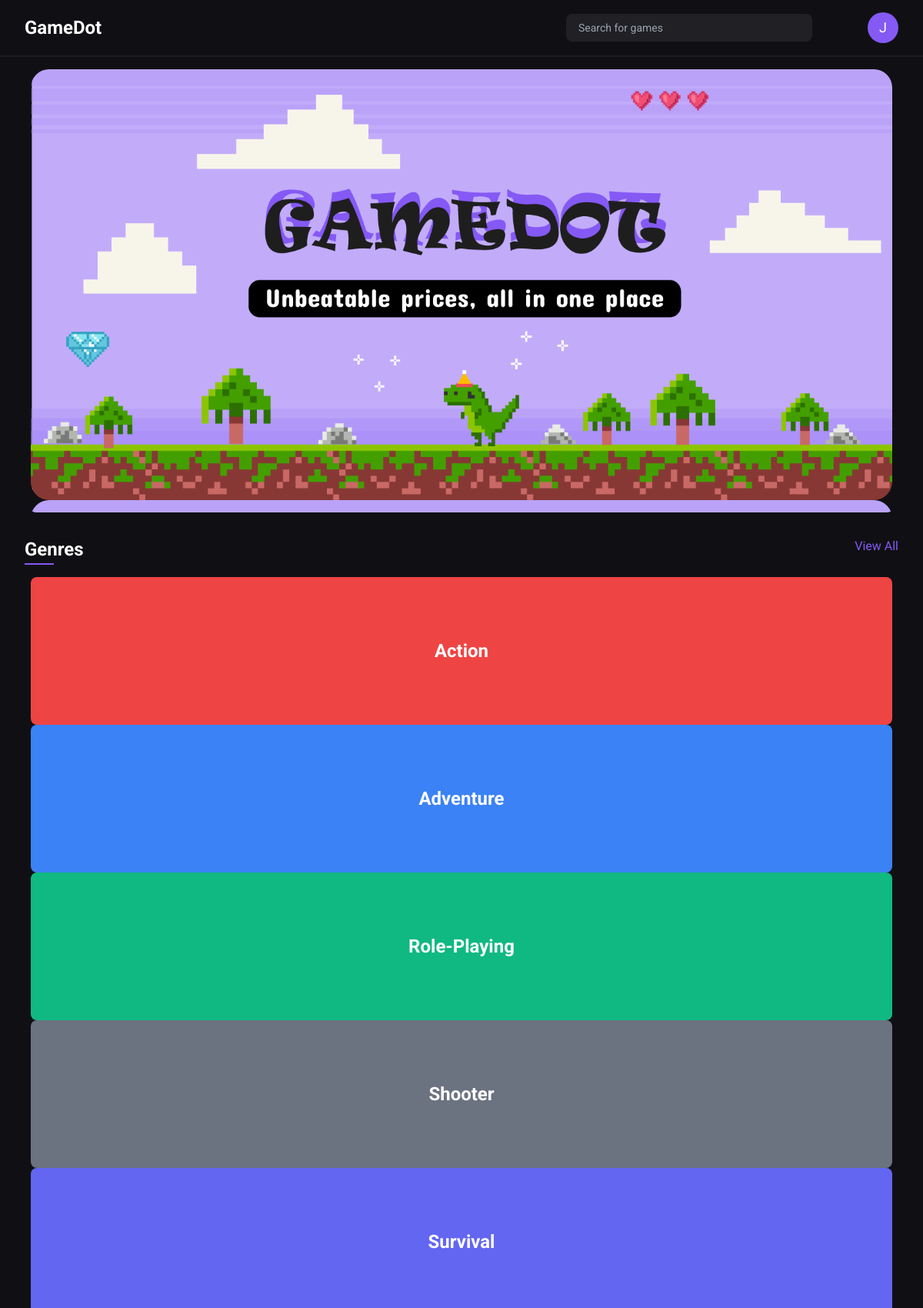
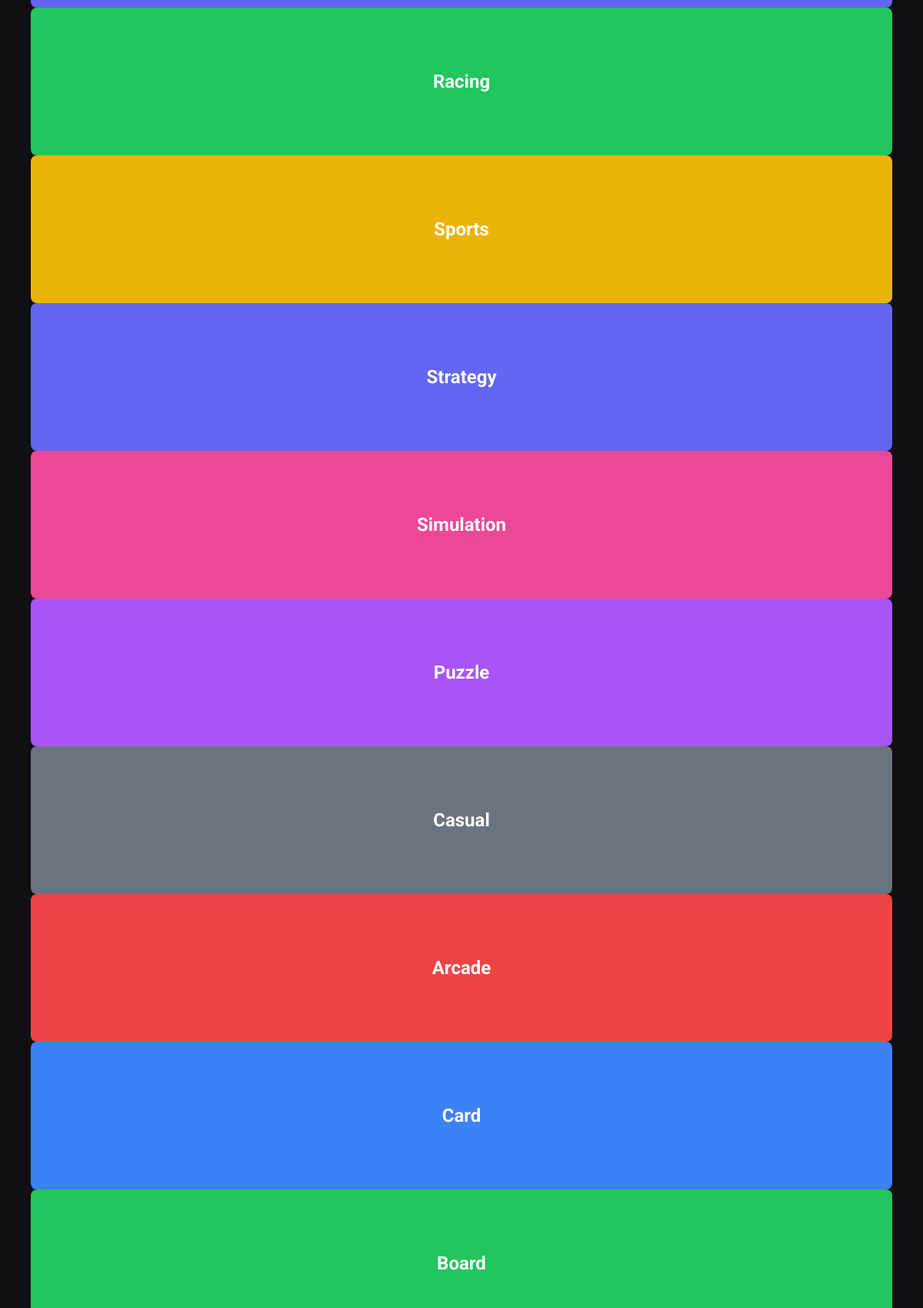
Page /gamedot/ (signed in, upper part) on the committed database (2 pictures, top to bottom).
### tables this page shows
CREATE TABLE `genres` (
  `id` int(11) NOT NULL,
  `name` varchar(255) DEFAULT NULL
);

### src/user/controllers/index.php (called while the page is built, shortened)
<?php
$database = new Database();
$query = 'SELECT name FROM genres';
$genres = $database->query($query)->qAll();
$genresColors = [
    'action' => 'bg-red-500',
    'adventure' => 'bg-blue-500',
    'role-playing' => 'bg-emerald-500',
    'racing' => 'bg-green-500',
    'sports' => 'bg-yellow-500',
    'strategy' => 'bg-indigo-500',
    'simulation' => 'bg-pink-500',
    'puzzle' => 'bg-purple-500',
    'casual' => 'bg-gray-500',
    'arcade' => 'bg-red-500',
    'card' => 'bg-blue-500',
    'board' => 'bg-green-500',
    'trivia' => 'bg-yellow-500',
    'educational' => 'bg-indigo-500',
    'music' => 'bg-pink-500',
    'fighting' => 'bg-purple-500',
    'shooter' => 'bg-gray-500',
    'platformer' => 'bg-red-500',
    'rpg' => 'bg-blue-500',
    'horror' => 'bg-green-500',
    'sandbox' => 'bg-yellow-500',
    'survival' => 'bg-indigo-500',
    'battle royale' => 'bg-pink-500',
    'mmo' => 'bg-purple-500',
    'open world' => 'bg-gray-500',
    'stealth' => 'bg-red-500',
    'party' => 'bg-blue-500',
    'roguelike' => 'bg-green-500',
    'rhythm' => 'bg-yellow-500',
    'tactical' => 'bg-indigo-500',
    'turn-based' => 'bg-pink-500',
    'visual novel' => 'bg-purple-500',
];
require('src/user/views/index.view.php');

### core/database.php (called while the page is built, shortened)
<?php
class Database
{
  private $host = 'localhost';
  private $db_name = 'testforweb';
  private $port = '3308';
  private $username = 'root';
  private $connection;
  private $statement;
  public function __construct()
  {
    $this->connection = null;
    try {
      $this->connection = new PDO('mysql:host=' . $this->host . ';port=' . $this->port . ';dbname=' . $this->db_name . ';user=' . $this->username);
      $this->connection->setAttribute(PDO::ATTR_ERRMODE, PDO::ERRMODE_EXCEPTION);
      $this->connection->setAttribute(PDO::ATTR_DEFAULT_FETCH_MODE, PDO::FETCH_ASSOC);
    } catch (PDOException $e) {
      echo 'Connection Error: ' . $e->getMessage();
    }
  }
  public function query($query, $params = [])
  {
    $this->statement = $this->connection->prepare($query);
    $this->statement->execute($params);
    return $this;
  }
  public function qAll()
  {
    return $this->statement->fetchAll();
  }
}

### src/user/views/index.view.php (the view, shortened to what this page needs)
<main>
  <div class="xl:container mx-auto px-8 mt-4">
    <div class="w-full max-h-[36rem] rounded-2xl overflow-hidden ">
      <div class="glider-contain">
        <div class="gliderHero ">
          <div class="rounded-xl sm:rounded-2xl md:rounded-3xl mx-2 overflow-hidden">
            <img class="w-full object-cover" src="./public/assets/images/hero.png" alt="Hero Section">
          </div>
          <div class="rounded-xl sm:rounded-2xl md:rounded-3xl mx-2 overflow-hidden">
            <img class="w-full object-cover" src="./public/assets/images/hero.png" alt="Hero Section">
          </div>
        </div>
      </div>
    </div>
  </div>
</main>
<section class="xl:container mx-auto px-8 my-8">
  <div class="flex justify-between items-start">
    <h2 class="text-2xl font-bold mb-4 inline-block relative pb-1">
      Genres
      <span class="absolute bottom-0 left-0 w-1/2 h-0.5 bg-primary"></span>
    </h2>
    <a href="./genres" class="text-primary hover:opacity-85 duration-300">View All</a>
  </div>
  <div class="glider-contain">
    <div class="gliderGenres">
      <?php foreach ($genres as $genre) : ?>
        <div class="py-20 mx-2 text-2xl <?= $genresColors[strtolower($genre['name'])] ?> rounded-lg  flex justify-center items-center font-bold hover:scale-[1.02] cursor-pointer duration-300 h-full">
          <?= $genre['name'] ?>
        </div>
      <?php endforeach ?>
    </div>
  </div>
</section>

### rows in the picture
genres: name "Action"
genres: name "Adventure"
genres: name "Role-Playing"
genres: name "Shooter"
genres: name "Survival"
genres: name "Racing"
genres: name "Sports"
genres: name "Strategy"
genres: name "Simulation"
genres: name "Puzzle"
genres: name "Casual"
genres: name "Arcade"
genres: name "Card"
genres: name "Board"

### other values in the picture
$_SESSION["user"]["fname"][0] "J"
